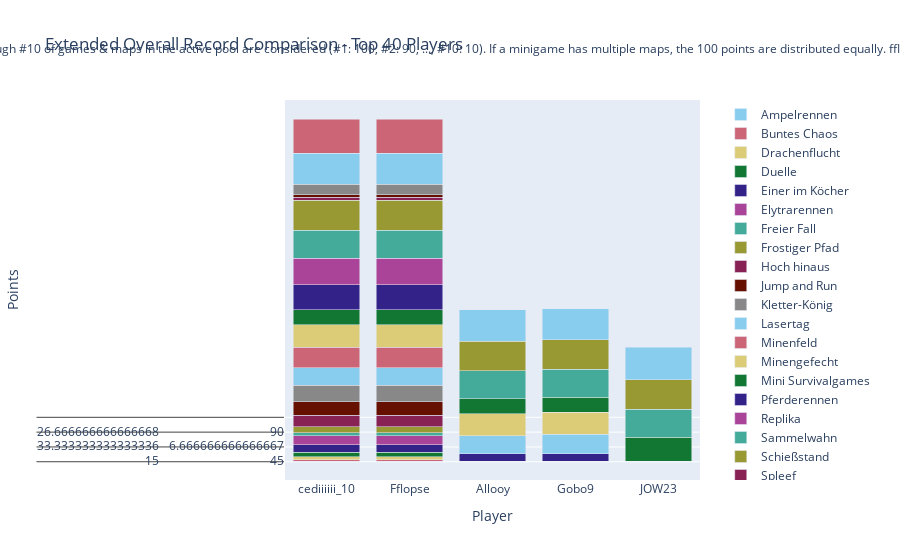

Notebook code cell kept with this figure:
### Code cell
import plotly.graph_objects as go

# Sum all columns to get the total score
outDf['Total'] = outDf.sum(axis=1)

# Sort by total score and fill N/A values with 0
outDf = outDf.sort_values(by='Total', ascending=False).fillna(0)

# Crop to top 10 players
cropDf = outDf.head(40).copy()

# Drop the 'Total' column for plotting
cropDf = cropDf.drop(columns=['Total'])

# Create a color palette
color_palette = px.colors.qualitative.Safe

# Create the stacked bar plot
fig = go.Figure()

for column in cropDf.columns.difference(['Player']):
    fig.add_trace(go.Bar(
        x=cropDf.index,
        y=cropDf[column],
        name=column,
        marker_color=color_palette[len(fig.data) % len(color_palette)]
    ))

# Update layout
fig.update_layout(
    barmode='stack',
    title='Extended Overall Record Comparison - Top 40 Players',
    xaxis=dict(title='Player'),
    yaxis=dict(title='Points'),
    #height=800,
    #width=1000,
    legend=dict(
        x=1.05,
        y=0.5,
        traceorder='normal',
        font=dict(size=12),
        bgcolor='rgba(255, 255, 255, 0)',
        bordercolor='rgba(0, 0, 0, 0)'
    ),
    margin=dict(r=200),  # Adjust right margin to make room for the legend
    annotations=[
        dict(
            x=0.5,
            y=1.1635,
            xref='paper',
            yref='paper',
            text='Max 100 points per minigame. Records #1 through #10 of games & maps in the active pool are considered (#1: 100, #2: 90, ..., #10: 10). If a minigame has multiple maps, the 100 points are distributed equally. fflopse.github.io/MCP-Records/data-analysis/global-ranking.ipynb',
            showarrow=False,
            font=dict(size=12),
            xanchor='center'
        )
    ]
)

fig.show()

# save the plot as an html file

fig.write_html('out/ext_overall_record_comparison.html')

### Figure 1 — Plotly figure (JSON) as saved in the notebook; plotly's stock layout.template omitted (floating-point values rounded to 4 significant figures; data arrays with more than 128 entries replaced by an {"elided": "..."} marker saying what was removed)
{"data": [{"marker": {"color": "rgb(136, 204, 238)"}, "name": "Ampelrennen", "type": "bar", "x": ["cediiiiii_10", "Fflopse", "Allooy", "Gobo9", "JOW23", "ReichesBrot", "HerrDante", "Pedrozockt", "Ex4cted", "_n3d", "chrisihalt", "2wc", "Freeeedom", "FrozenNoah", "DarkCobweb", "Ninivee", "yzvm", "camman18YT", "yiiq", "byTobi", "Squashgitter333", "Grapfen", "Teesily", "MindsetKito", "KakaMC", "2B9", "h4nnes", "Umgfoin", "miridis41", "Schmaarek", "zBro", "unausgesprochen", "lizsyy", "Shiewk", "Davinci_Son", "TheFabo", "ffawks", "La_meleagro", "Sey__", "TheBreadHD"], "y": [[15, 15], [45, 45], [0, 0], [50, 50], [10, 10], [0, 0], [25, 25], [70, 70], [45, 45], [20, 20], [0, 0], [0, 0], [0, 0], [0, 0], [0, 0], [0, 0], [0, 0], [0, 0], [0, 0], [0, 0], [0, 0], [0, 0], [0, 0], [0, 0], [0, 0], [0, 0], [0, 0], [50, 50], [20, 20], [0, 0], [0, 0], [30, 30], [0, 0], [0, 0], [0, 0], [0, 0], [0, 0], [0, 0], [40, 40], [0, 0]]}, {"marker": {"color": "rgb(204, 102, 119)"}, "name": "Buntes Chaos", "type": "bar", "x": ["cediiiiii_10", "Fflopse", "Allooy", "Gobo9", "JOW23", "ReichesBrot", "HerrDante", "Pedrozockt", "Ex4cted", "_n3d", "chrisihalt", "2wc", "Freeeedom", "FrozenNoah", "DarkCobweb", "Ninivee", "yzvm", "camman18YT", "yiiq", "byTobi", "Squashgitter333", "Grapfen", "Teesily", "MindsetKito", "KakaMC", "2B9", "h4nnes", "Umgfoin", "miridis41", "Schmaarek", "zBro", "unausgesprochen", "lizsyy", "Shiewk", "Davinci_Son", "TheFabo", "ffawks", "La_meleagro", "Sey__", "TheBreadHD"], "y": [[50, 50], [100, 100], [50, 50], [50, 50], [0, 0], [100, 100], [50, 50], [100, 100], [50, 50], [100, 100], [0, 0], [0, 0], [50, 50], [0, 0], [0, 0], [100, 100], [0, 0], [0, 0], [0, 0], [0, 0], [0, 0], [0, 0], [100, 100], [0, 0], [100, 100], [0, 0], [0, 0], [100, 100], [0, 0], [50, 50], [0, 0], [0, 0], [100, 100], [100, 100], [0, 0], [0, 0], [0, 0], [0, 0], [0, 0], [0, 0]]}, {"marker": {"color": "rgb(221, 204, 119)"}, "name": "Drachenflucht", "type": "bar", "x": ["cediiiiii_10", "Fflopse", "Allooy", "Gobo9", "JOW23", "ReichesBrot", "HerrDante", "Pedrozockt", "Ex4cted", "_n3d", "chrisihalt", "2wc", "Freeeedom", "FrozenNoah", "DarkCobweb", "Ninivee", "yzvm", "camman18YT", "yiiq", "byTobi", "Squashgitter333", "Grapfen", "Teesily", "MindsetKito", "KakaMC", "2B9", "h4nnes", "Umgfoin", "miridis41", "Schmaarek", "zBro", "unausgesprochen", "lizsyy", "Shiewk", "Davinci_Son", "TheFabo", "ffawks", "La_meleagro", "Sey__", "TheBreadHD"], "y": [[0, 0], [0, 0], [0, 0], [0, 0], [0, 0], [0, 0], [0, 0], [0, 0], [0, 0], [0, 0], [0, 0], [0, 0], [0, 0], [0, 0], [0, 0], [0, 0], [0, 0], [0, 0], [0, 0], [0, 0], [0, 0], [0, 0], [0, 0], [0, 0], [0, 0], [0, 0], [0, 0], [0, 0], [0, 0], [0, 0], [16.67, 16.67], [0, 0], [0, 0], [0, 0], [0, 0], [0, 0], [0, 0], [26.67, 26.67], [0, 0], [0, 0]]}, {"marker": {"color": "rgb(17, 119, 51)"}, "name": "Duelle", "type": "bar", "x": ["cediiiiii_10", "Fflopse", "Allooy", "Gobo9", "JOW23", "ReichesBrot", "HerrDante", "Pedrozockt", "Ex4cted", "_n3d", "chrisihalt", "2wc", "Freeeedom", "FrozenNoah", "DarkCobweb", "Ninivee", "yzvm", "camman18YT", "yiiq", "byTobi", "Squashgitter333", "Grapfen", "Teesily", "MindsetKito", "KakaMC", "2B9", "h4nnes", "Umgfoin", "miridis41", "Schmaarek", "zBro", "unausgesprochen", "lizsyy", "Shiewk", "Davinci_Son", "TheFabo", "ffawks", "La_meleagro", "Sey__", "TheBreadHD"], "y": [[70, 70], [0, 0], [0, 0], [0, 0], [20, 20], [0, 0], [0, 0], [0, 0], [0, 0], [0, 0], [70, 70], [70, 70], [0, 0], [0, 0], [70, 70], [0, 0], [70, 70], [0, 0], [0, 0], [0, 0], [0, 0], [0, 0], [0, 0], [0, 0], [0, 0], [90, 90], [0, 0], [0, 0], [80, 80], [0, 0], [0, 0], [0, 0], [0, 0], [0, 0], [0, 0], [0, 0], [0, 0], [100, 100], [0, 0], [0, 0]]}, {"marker": {"color": "rgb(51, 34, 136)"}, "name": "Einer im Köcher", "type": "bar", "x": ["cediiiiii_10", "Fflopse", "Allooy", "Gobo9", "JOW23", "ReichesBrot", "HerrDante", "Pedrozockt", "Ex4cted", "_n3d", "chrisihalt", "2wc", "Freeeedom", "FrozenNoah", "DarkCobweb", "Ninivee", "yzvm", "camman18YT", "yiiq", "byTobi", "Squashgitter333", "Grapfen", "Teesily", "MindsetKito", "KakaMC", "2B9", "h4nnes", "Umgfoin", "miridis41", "Schmaarek", "zBro", "unausgesprochen", "lizsyy", "Shiewk", "Davinci_Son", "TheFabo", "ffawks", "La_meleagro", "Sey__", "TheBreadHD"], "y": {"elided": "40x4 float values"}}, {"marker": {"color": "rgb(170, 68, 153)"}, "name": "Elytrarennen", "type": "bar", "x": ["cediiiiii_10", "Fflopse", "Allooy", "Gobo9", "JOW23", "ReichesBrot", "HerrDante", "Pedrozockt", "Ex4cted", "_n3d", "chrisihalt", "2wc", "Freeeedom", "FrozenNoah", "DarkCobweb", "Ninivee", "yzvm", "camman18YT", "yiiq", "byTobi", "Squashgitter333", "Grapfen", "Teesily", "MindsetKito", "KakaMC", "2B9", "h4nnes", "Umgfoin", "miridis41", "Schmaarek", "zBro", "unausgesprochen", "lizsyy", "Shiewk", "Davinci_Son", "TheFabo", "ffawks", "La_meleagro", "Sey__", "TheBreadHD"], "y": [[73.33, 73.33], [53.33, 53.33], [83.33, 83.33], [6.667, 6.667], [0, 0], [80, 80], [0, 0], [0, 0], [0, 0], [23.33, 23.33], [36.67, 36.67], [16.67, 16.67], [16.67, 16.67], [0, 0], [0, 0], [0, 0], [0, 0], [0, 0], [0, 0], [0, 0], [93.33, 93.33], [0, 0], [33.33, 33.33], [0, 0], [0, 0], [0, 0], [0, 0], [0, 0], [0, 0], [0, 0], [0, 0], [0, 0], [0, 0], [0, 0], [0, 0], [0, 0], [0, 0], [0, 0], [0, 0], [0, 0]]}, {"marker": {"color": "rgb(68, 170, 153)"}, "name": "Freier Fall", "type": "bar", "x": ["cediiiiii_10", "Fflopse", "Allooy", "Gobo9", "JOW23", "ReichesBrot", "HerrDante", "Pedrozockt", "Ex4cted", "_n3d", "chrisihalt", "2wc", "Freeeedom", "FrozenNoah", "DarkCobweb", "Ninivee", "yzvm", "camman18YT", "yiiq", "byTobi", "Squashgitter333", "Grapfen", "Teesily", "MindsetKito", "KakaMC", "2B9", "h4nnes", "Umgfoin", "miridis41", "Schmaarek", "zBro", "unausgesprochen", "lizsyy", "Shiewk", "Davinci_Son", "TheFabo", "ffawks", "La_meleagro", "Sey__", "TheBreadHD"], "y": [[0, 0], [0, 0], [0, 0], [0, 0], [0, 0], [0, 0], [0, 0], [0, 0], [0, 0], [0, 0], [0, 0], [0, 0], [0, 0], [0, 0], [0, 0], [0, 0], [0, 0], [0, 0], [0, 0], [0, 0], [0, 0], [0, 0], [0, 0], [0, 0], [0, 0], [0, 0], [0, 0], [0, 0], [0, 0], [0, 0], [0, 0], [0, 0], [0, 0], [0, 0], [0, 0], [0, 0], [0, 0], [0, 0], [0, 0], [0, 0]]}, {"marker": {"color": "rgb(153, 153, 51)"}, "name": "Frostiger Pfad", "type": "bar", "x": ["cediiiiii_10", "Fflopse", "Allooy", "Gobo9", "JOW23", "ReichesBrot", "HerrDante", "Pedrozockt", "Ex4cted", "_n3d", "chrisihalt", "2wc", "Freeeedom", "FrozenNoah", "DarkCobweb", "Ninivee", "yzvm", "camman18YT", "yiiq", "byTobi", "Squashgitter333", "Grapfen", "Teesily", "MindsetKito", "KakaMC", "2B9", "h4nnes", "Umgfoin", "miridis41", "Schmaarek", "zBro", "unausgesprochen", "lizsyy", "Shiewk", "Davinci_Son", "TheFabo", "ffawks", "La_meleagro", "Sey__", "TheBreadHD"], "y": [[70, 70], [40, 40], [100, 100], [90, 90], [0, 0], [80, 80], [0, 0], [0, 0], [0, 0], [0, 0], [0, 0], [0, 0], [60, 60], [0, 0], [0, 0], [20, 20], [0, 0], [0, 0], [0, 0], [0, 0], [0, 0], [0, 0], [0, 0], [0, 0], [0, 0], [0, 0], [0, 0], [0, 0], [0, 0], [0, 0], [0, 0], [0, 0], [0, 0], [0, 0], [0, 0], [0, 0], [0, 0], [0, 0], [0, 0], [0, 0]]}, {"marker": {"color": "rgb(136, 34, 85)"}, "name": "Hoch hinaus", "type": "bar", "x": ["cediiiiii_10", "Fflopse", "Allooy", "Gobo9", "JOW23", "ReichesBrot", "HerrDante", "Pedrozockt", "Ex4cted", "_n3d", "chrisihalt", "2wc", "Freeeedom", "FrozenNoah", "DarkCobweb", "Ninivee", "yzvm", "camman18YT", "yiiq", "byTobi", "Squashgitter333", "Grapfen", "Teesily", "MindsetKito", "KakaMC", "2B9", "h4nnes", "Umgfoin", "miridis41", "Schmaarek", "zBro", "unausgesprochen", "lizsyy", "Shiewk", "Davinci_Son", "TheFabo", "ffawks", "La_meleagro", "Sey__", "TheBreadHD"], "y": [[60, 60], [70, 70], [0, 0], [30, 30], [0, 0], [20, 20], [0, 0], [80, 80], [0, 0], [50, 50], [0, 0], [0, 0], [0, 0], [0, 0], [0, 0], [90, 90], [0, 0], [0, 0], [0, 0], [0, 0], [0, 0], [0, 0], [50, 50], [0, 0], [0, 0], [0, 0], [0, 0], [0, 0], [0, 0], [0, 0], [0, 0], [0, 0], [0, 0], [0, 0], [0, 0], [0, 0], [0, 0], [0, 0], [0, 0], [0, 0]]}, {"marker": {"color": "rgb(102, 17, 0)"}, "name": "Jump and Run", "type": "bar", "x": ["cediiiiii_10", "Fflopse", "Allooy", "Gobo9", "JOW23", "ReichesBrot", "HerrDante", "Pedrozockt", "Ex4cted", "_n3d", "chrisihalt", "2wc", "Freeeedom", "FrozenNoah", "DarkCobweb", "Ninivee", "yzvm", "camman18YT", "yiiq", "byTobi", "Squashgitter333", "Grapfen", "Teesily", "MindsetKito", "KakaMC", "2B9", "h4nnes", "Umgfoin", "miridis41", "Schmaarek", "zBro", "unausgesprochen", "lizsyy", "Shiewk", "Davinci_Son", "TheFabo", "ffawks", "La_meleagro", "Sey__", "TheBreadHD"], "y": [[33.33, 33.33], [50, 50], [70, 70], [86.67, 86.67], [13.33, 13.33], [93.33, 93.33], [6.667, 6.667], [20, 20], [0, 0], [0, 0], [30, 30], [16.67, 16.67], [0, 0], [0, 0], [0, 0], [0, 0], [0, 0], [33.33, 33.33], [0, 0], [0, 0], [0, 0], [0, 0], [0, 0], [0, 0], [0, 0], [0, 0], [0, 0], [0, 0], [0, 0], [0, 0], [0, 0], [0, 0], [0, 0], [0, 0], [0, 0], [0, 0], [0, 0], [0, 0], [33.33, 33.33], [0, 0]]}, {"marker": {"color": "rgb(136, 136, 136)"}, "name": "Kletter-König", "type": "bar", "x": ["cediiiiii_10", "Fflopse", "Allooy", "Gobo9", "JOW23", "ReichesBrot", "HerrDante", "Pedrozockt", "Ex4cted", "_n3d", "chrisihalt", "2wc", "Freeeedom", "FrozenNoah", "DarkCobweb", "Ninivee", "yzvm", "camman18YT", "yiiq", "byTobi", "Squashgitter333", "Grapfen", "Teesily", "MindsetKito", "KakaMC", "2B9", "h4nnes", "Umgfoin", "miridis41", "Schmaarek", "zBro", "unausgesprochen", "lizsyy", "Shiewk", "Davinci_Son", "TheFabo", "ffawks", "La_meleagro", "Sey__", "TheBreadHD"], "y": [[46.67, 46.67], [73.33, 73.33], [46.67, 46.67], [26.67, 26.67], [0, 0], [66.67, 66.67], [10, 10], [0, 0], [0, 0], [0, 0], [23.33, 23.33], [10, 10], [0, 0], [0, 0], [0, 0], [26.67, 26.67], [10, 10], [33.33, 33.33], [53.33, 53.33], [0, 0], [0, 0], [0, 0], [0, 0], [0, 0], [0, 0], [0, 0], [0, 0], [0, 0], [0, 0], [0, 0], [0, 0], [0, 0], [0, 0], [0, 0], [0, 0], [0, 0], [6.667, 6.667], [0, 0], [0, 0], [0, 0]]}, {"marker": {"color": "rgb(136, 204, 238)"}, "name": "Lasertag", "type": "bar", "x": ["cediiiiii_10", "Fflopse", "Allooy", "Gobo9", "JOW23", "ReichesBrot", "HerrDante", "Pedrozockt", "Ex4cted", "_n3d", "chrisihalt", "2wc", "Freeeedom", "FrozenNoah", "DarkCobweb", "Ninivee", "yzvm", "camman18YT", "yiiq", "byTobi", "Squashgitter333", "Grapfen", "Teesily", "MindsetKito", "KakaMC", "2B9", "h4nnes", "Umgfoin", "miridis41", "Schmaarek", "zBro", "unausgesprochen", "lizsyy", "Shiewk", "Davinci_Son", "TheFabo", "ffawks", "La_meleagro", "Sey__", "TheBreadHD"], "y": {"elided": "40x4 float values"}}, {"marker": {"color": "rgb(204, 102, 119)"}, "name": "Minenfeld", "type": "bar", "x": ["cediiiiii_10", "Fflopse", "Allooy", "Gobo9", "JOW23", "ReichesBrot", "HerrDante", "Pedrozockt", "Ex4cted", "_n3d", "chrisihalt", "2wc", "Freeeedom", "FrozenNoah", "DarkCobweb", "Ninivee", "yzvm", "camman18YT", "yiiq", "byTobi", "Squashgitter333", "Grapfen", "Teesily", "MindsetKito", "KakaMC", "2B9", "h4nnes", "Umgfoin", "miridis41", "Schmaarek", "zBro", "unausgesprochen", "lizsyy", "Shiewk", "Davinci_Son", "TheFabo", "ffawks", "La_meleagro", "Sey__", "TheBreadHD"], "y": [[10, 10], [33.33, 33.33], [13.33, 13.33], [0, 0], [0, 0], [16.67, 16.67], [46.67, 46.67], [0, 0], [10, 10], [20, 20], [33.33, 33.33], [0, 0], [23.33, 23.33], [16.67, 16.67], [0, 0], [10, 10], [0, 0], [0, 0], [0, 0], [0, 0], [0, 0], [0, 0], [0, 0], [0, 0], [0, 0], [23.33, 23.33], [0, 0], [0, 0], [0, 0], [0, 0], [56.67, 56.67], [0, 0], [0, 0], [0, 0], [0, 0], [0, 0], [0, 0], [0, 0], [43.33, 43.33], [0, 0]]}, {"marker": {"color": "rgb(221, 204, 119)"}, "name": "Minengefecht", "type": "bar", "x": ["cediiiiii_10", "Fflopse", "Allooy", "Gobo9", "JOW23", "ReichesBrot", "HerrDante", "Pedrozockt", "Ex4cted", "_n3d", "chrisihalt", "2wc", "Freeeedom", "FrozenNoah", "DarkCobweb", "Ninivee", "yzvm", "camman18YT", "yiiq", "byTobi", "Squashgitter333", "Grapfen", "Teesily", "MindsetKito", "KakaMC", "2B9", "h4nnes", "Umgfoin", "miridis41", "Schmaarek", "zBro", "unausgesprochen", "lizsyy", "Shiewk", "Davinci_Son", "TheFabo", "ffawks", "La_meleagro", "Sey__", "TheBreadHD"], "y": {"elided": "40x4 float values"}}, {"marker": {"color": "rgb(17, 119, 51)"}, "name": "Mini Survivalgames", "type": "bar", "x": ["cediiiiii_10", "Fflopse", "Allooy", "Gobo9", "JOW23", "ReichesBrot", "HerrDante", "Pedrozockt", "Ex4cted", "_n3d", "chrisihalt", "2wc", "Freeeedom", "FrozenNoah", "DarkCobweb", "Ninivee", "yzvm", "camman18YT", "yiiq", "byTobi", "Squashgitter333", "Grapfen", "Teesily", "MindsetKito", "KakaMC", "2B9", "h4nnes", "Umgfoin", "miridis41", "Schmaarek", "zBro", "unausgesprochen", "lizsyy", "Shiewk", "Davinci_Son", "TheFabo", "ffawks", "La_meleagro", "Sey__", "TheBreadHD"], "y": {"elided": "40x5 float values"}}, {"marker": {"color": "rgb(51, 34, 136)"}, "name": "Pferderennen", "type": "bar", "x": ["cediiiiii_10", "Fflopse", "Allooy", "Gobo9", "JOW23", "ReichesBrot", "HerrDante", "Pedrozockt", "Ex4cted", "_n3d", "chrisihalt", "2wc", "Freeeedom", "FrozenNoah", "DarkCobweb", "Ninivee", "yzvm", "camman18YT", "yiiq", "byTobi", "Squashgitter333", "Grapfen", "Teesily", "MindsetKito", "KakaMC", "2B9", "h4nnes", "Umgfoin", "miridis41", "Schmaarek", "zBro", "unausgesprochen", "lizsyy", "Shiewk", "Davinci_Son", "TheFabo", "ffawks", "La_meleagro", "Sey__", "TheBreadHD"], "y": [[81.67, 81.67], [80, 80], [45, 45], [53.33, 53.33], [6.667, 6.667], [53.33, 53.33], [3.333, 3.333], [23.33, 23.33], [0, 0], [0, 0], [0, 0], [15, 15], [10, 10], [0, 0], [0, 0], [0, 0], [13.33, 13.33], [0, 0], [21.67, 21.67], [0, 0], [30, 30], [0, 0], [0, 0], [0, 0], [0, 0], [0, 0], [0, 0], [3.333, 3.333], [0, 0], [11.67, 11.67], [0, 0], [0, 0], [6.667, 6.667], [0, 0], [0, 0], [0, 0], [28.33, 28.33], [0, 0], [0, 0], [0, 0]]}, {"marker": {"color": "rgb(170, 68, 153)"}, "name": "Replika", "type": "bar", "x": ["cediiiiii_10", "Fflopse", "Allooy", "Gobo9", "JOW23", "ReichesBrot", "HerrDante", "Pedrozockt", "Ex4cted", "_n3d", "chrisihalt", "2wc", "Freeeedom", "FrozenNoah", "DarkCobweb", "Ninivee", "yzvm", "camman18YT", "yiiq", "byTobi", "Squashgitter333", "Grapfen", "Teesily", "MindsetKito", "KakaMC", "2B9", "h4nnes", "Umgfoin", "miridis41", "Schmaarek", "zBro", "unausgesprochen", "lizsyy", "Shiewk", "Davinci_Son", "TheFabo", "ffawks", "La_meleagro", "Sey__", "TheBreadHD"], "y": [[74.85, 74.85], [39.71, 39.71], [77.86, 77.86], [81.65, 81.65], [2.718, 2.718], [8.35, 8.35], [3.883, 3.883], [37.09, 37.09], [30, 30], [2.427, 2.427], [2.621, 2.621], [0.9709, 0.9709], [3.01, 3.01], [0, 0], [0, 0], [0, 0], [0, 0], [3.107, 3.107], [19.03, 19.03], [0, 0], [12.14, 12.14], [0.1942, 0.1942], [17.67, 17.67], [0, 0], [17.67, 17.67], [0, 0], [0, 0], [0, 0], [0, 0], [0, 0], [0, 0], [0, 0], [7.767, 7.767], [0, 0], [0, 0], [5.34, 5.34], [8.544, 8.544], [0.7767, 0.7767], [0, 0], [0, 0]]}, {"marker": {"color": "rgb(68, 170, 153)"}, "name": "Sammelwahn", "type": "bar", "x": ["cediiiiii_10", "Fflopse", "Allooy", "Gobo9", "JOW23", "ReichesBrot", "HerrDante", "Pedrozockt", "Ex4cted", "_n3d", "chrisihalt", "2wc", "Freeeedom", "FrozenNoah", "DarkCobweb", "Ninivee", "yzvm", "camman18YT", "yiiq", "byTobi", "Squashgitter333", "Grapfen", "Teesily", "MindsetKito", "KakaMC", "2B9", "h4nnes", "Umgfoin", "miridis41", "Schmaarek", "zBro", "unausgesprochen", "lizsyy", "Shiewk", "Davinci_Son", "TheFabo", "ffawks", "La_meleagro", "Sey__", "TheBreadHD"], "y": {"elided": "40x5 float values"}}, {"marker": {"color": "rgb(153, 153, 51)"}, "name": "Schießstand", "type": "bar", "x": ["cediiiiii_10", "Fflopse", "Allooy", "Gobo9", "JOW23", "ReichesBrot", "HerrDante", "Pedrozockt", "Ex4cted", "_n3d", "chrisihalt", "2wc", "Freeeedom", "FrozenNoah", "DarkCobweb", "Ninivee", "yzvm", "camman18YT", "yiiq", "byTobi", "Squashgitter333", "Grapfen", "Teesily", "MindsetKito", "KakaMC", "2B9", "h4nnes", "Umgfoin", "miridis41", "Schmaarek", "zBro", "unausgesprochen", "lizsyy", "Shiewk", "Davinci_Son", "TheFabo", "ffawks", "La_meleagro", "Sey__", "TheBreadHD"], "y": {"elided": "40x5 float values"}}, {"marker": {"color": "rgb(136, 34, 85)"}, "name": "Spleef", "type": "bar", "x": ["cediiiiii_10", "Fflopse", "Allooy", "Gobo9", "JOW23", "ReichesBrot", "HerrDante", "Pedrozockt", "Ex4cted", "_n3d", "chrisihalt", "2wc", "Freeeedom", "FrozenNoah", "DarkCobweb", "Ninivee", "yzvm", "camman18YT", "yiiq", "byTobi", "Squashgitter333", "Grapfen", "Teesily", "MindsetKito", "KakaMC", "2B9", "h4nnes", "Umgfoin", "miridis41", "Schmaarek", "zBro", "unausgesprochen", "lizsyy", "Shiewk", "Davinci_Son", "TheFabo", "ffawks", "La_meleagro", "Sey__", "TheBreadHD"], "y": [[0, 0], [0, 0], [100, 100], [0, 0], [70, 70], [0, 0], [0, 0], [0, 0], [0, 0], [20, 20], [90, 90], [60, 60], [90, 90], [0, 0], [0, 0], [0, 0], [0, 0], [0, 0], [0, 0], [0, 0], [0, 0], [0, 0], [0, 0], [0, 0], [0, 0], [0, 0], [0, 0], [0, 0], [0, 0], [0, 0], [0, 0], [0, 0], [0, 0], [0, 0], [0, 0], [0, 0], [0, 0], [0, 0], [0, 0], [0, 0]]}, {"marker": {"color": "rgb(102, 17, 0)"}, "name": "Todeswürfel", "type": "bar", "x": ["cediiiiii_10", "Fflopse", "Allooy", "Gobo9", "JOW23", "ReichesBrot", "HerrDante", "Pedrozockt", "Ex4cted", "_n3d", "chrisihalt", "2wc", "Freeeedom", "FrozenNoah", "DarkCobweb", "Ninivee", "yzvm", "camman18YT", "yiiq", "byTobi", "Squashgitter333", "Grapfen", "Teesily", "MindsetKito", "KakaMC", "2B9", "h4nnes", "Umgfoin", "miridis41", "Schmaarek", "zBro", "unausgesprochen", "lizsyy", "Shiewk", "Davinci_Son", "TheFabo", "ffawks", "La_meleagro", "Sey__", "TheBreadHD"], "y": [[0, 0], [0, 0], [0, 0], [0, 0], [0, 0], [0, 0], [0, 0], [0, 0], [0, 0], [0, 0], [0, 0], [0, 0], [0, 0], [0, 0], [0, 0], [0, 0], [0, 0], [0, 0], [0, 0], [0, 0], [0, 0], [0, 0], [0, 0], [0, 0], [0, 0], [0, 0], [0, 0], [0, 0], [0, 0], [0, 0], [0, 0], [0, 0], [0, 0], [0, 0], [0, 0], [0, 0], [0, 0], [0, 0], [0, 0], [0, 0]]}, {"marker": {"color": "rgb(136, 136, 136)"}, "name": "Waffenfolge", "type": "bar", "x": ["cediiiiii_10", "Fflopse", "Allooy", "Gobo9", "JOW23", "ReichesBrot", "HerrDante", "Pedrozockt", "Ex4cted", "_n3d", "chrisihalt", "2wc", "Freeeedom", "FrozenNoah", "DarkCobweb", "Ninivee", "yzvm", "camman18YT", "yiiq", "byTobi", "Squashgitter333", "Grapfen", "Teesily", "MindsetKito", "KakaMC", "2B9", "h4nnes", "Umgfoin", "miridis41", "Schmaarek", "zBro", "unausgesprochen", "lizsyy", "Shiewk", "Davinci_Son", "TheFabo", "ffawks", "La_meleagro", "Sey__", "TheBreadHD"], "y": [[60, 60], [0, 0], [20, 20], [0, 0], [100, 100], [40, 40], [0, 0], [50, 50], [0, 0], [0, 0], [0, 0], [0, 0], [0, 0], [0, 0], [0, 0], [0, 0], [90, 90], [0, 0], [70, 70], [0, 0], [0, 0], [30, 30], [0, 0], [0, 0], [0, 0], [0, 0], [0, 0], [0, 0], [0, 0], [0, 0], [0, 0], [0, 0], [0, 0], [0, 0], [0, 0], [0, 0], [0, 0], [0, 0], [0, 0], [0, 0]]}, {"marker": {"color": "rgb(136, 204, 238)"}, "name": "Walls", "type": "bar", "x": ["cediiiiii_10", "Fflopse", "Allooy", "Gobo9", "JOW23", "ReichesBrot", "HerrDante", "Pedrozockt", "Ex4cted", "_n3d", "chrisihalt", "2wc", "Freeeedom", "FrozenNoah", "DarkCobweb", "Ninivee", "yzvm", "camman18YT", "yiiq", "byTobi", "Squashgitter333", "Grapfen", "Teesily", "MindsetKito", "KakaMC", "2B9", "h4nnes", "Umgfoin", "miridis41", "Schmaarek", "zBro", "unausgesprochen", "lizsyy", "Shiewk", "Davinci_Son", "TheFabo", "ffawks", "La_meleagro", "Sey__", "TheBreadHD"], "y": {"elided": "40x5 float values"}}, {"marker": {"color": "rgb(204, 102, 119)"}, "name": "Wettrennen", "type": "bar", "x": ["cediiiiii_10", "Fflopse", "Allooy", "Gobo9", "JOW23", "ReichesBrot", "HerrDante", "Pedrozockt", "Ex4cted", "_n3d", "chrisihalt", "2wc", "Freeeedom", "FrozenNoah", "DarkCobweb", "Ninivee", "yzvm", "camman18YT", "yiiq", "byTobi", "Squashgitter333", "Grapfen", "Teesily", "MindsetKito", "KakaMC", "2B9", "h4nnes", "Umgfoin", "miridis41", "Schmaarek", "zBro", "unausgesprochen", "lizsyy", "Shiewk", "Davinci_Son", "TheFabo", "ffawks", "La_meleagro", "Sey__", "TheBreadHD"], "y": [[56, 56], [74, 74], [72, 72], [42, 42], [6, 6], [38, 38], [4, 4], [0, 0], [0, 0], [0, 0], [34, 34], [4, 4], [26, 26], [0, 0], [0, 0], [0, 0], [0, 0], [0, 0], [30, 30], [0, 0], [12, 12], [0, 0], [0, 0], [0, 0], [0, 0], [0, 0], [0, 0], [14, 14], [0, 0], [12, 12], [0, 0], [0, 0], [0, 0], [0, 0], [0, 0], [0, 0], [4, 4], [0, 0], [0, 0], [0, 0]]}], "layout": {"annotations": [{"font": {"size": 12}, "showarrow": false, "text": "Max 100 points per minigame. Records #1 through #10 of games & maps in the active pool are considered (#1: 100, #2: 90, ..., #10: 10). If a minigame has multiple maps, the 100 points are distributed equally. fflopse.github.io/MCP-Records/data-analysis/global-ranking.ipynb", "x": 0.5, "xanchor": "center", "xref": "paper", "y": 1.163, "yref": "paper"}], "barmode": "stack", "legend": {"bgcolor": "rgba(255, 255, 255, 0)", "bordercolor": "rgba(0, 0, 0, 0)", "font": {"size": 12}, "traceorder": "normal", "x": 1.05, "y": 0.5}, "margin": {"r": 200}, "title": {"text": "Extended Overall Record Comparison - Top 40 Players"}, "xaxis": {"title": {"text": "Player"}}, "yaxis": {"title": {"text": "Points"}}}}
